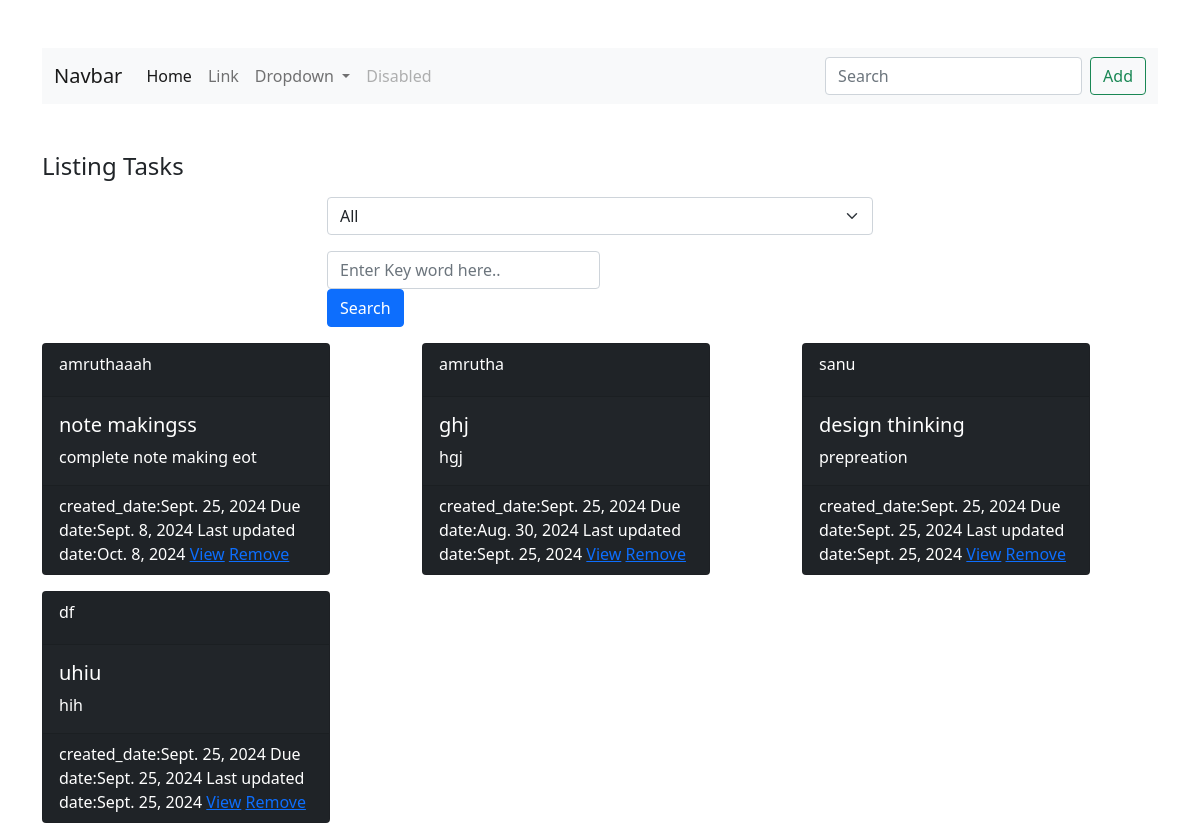
/task/view/, run on the app's committed database.
### notes/models.py (models this page shows, shortened)
class Task(models.Model):
    title=models.CharField(max_length=200)
    description=models.TextField()
    created_date=models.DateTimeField(auto_now_add=True)
    updated_date=models.DateTimeField(auto_now=True)
    due_date = models.DateTimeField(default=timezone.now)  # or any other suitable default
    category_choices=(
        ("personal","personal"),
        ("business","business")
    )
    category=models.CharField(max_length=200,choices=category_choices,default="personal")
    status_choices=(
        ("pending","pending"),
        ("in-progress","in-progress"),
        ("done","done")
    )
    status=models.CharField(max_length=200,choices=status_choices,default="pending")
    user=models.CharField(max_length=200)

### notes/views.py (the view)
# urls.py: path('task/view/',views.TaskListView.as_view(),name="task-view"),
class TaskListView(View):
    def get(self, request,*args,**kwargs):
        search_text=request.GET.get("search_text")
        selected_category=request.GET.get("category","all")
        if search_text != None:
            qs=Task.objects.filter(title__contains=search_text)
        else:
            if selected_category == "all":
                qs=Task.objects.all()
            else:
                qs=Task.objects.filter(category=selected_category)
        return render(request, 'task_view.html',{"tasks":qs,
                                                 "selected":request.GET.get("category","all")})

### notes/templates/task_view.html (shortened to what this page needs)
{% extends 'base.html' %}
{% block main_block %}
    <div class="container">
    <h4 class="mt-5">Listing Tasks</h4>
    <div class="container my-3">
        <div class="w-50 mx-auto">
        <form action="">
            <select name="category" id="" class="form-select" onchange="this.form.submit()">
                <option value="all" {% if selected == 'all'%} selected {% endif %}>All</option>{}
            </select>
        </form>
        <form action="{% url 'task-view' %}" class="mt-3">
           <input class="form-control w-50" type="text" placeholder="Enter Key word here.." name="search_text">
           <button type="submit" class="btn btn-primary">Search</button>
        </form>
    </div>
    </div>
    <div class="row">
    {%for i in tasks %}
        <div class="col-4">
            <div class="card  text-white bg-dark mb-3" style="max-width: 18rem;">
                <div class="card-header text-white d-flex justify-content-between">
                    <div>{{i.user}}</div>
                    <div>
                    </div>
                </div>
                <div class="card-body text-white">
                    <h5 class="card-title">{{i.title}}</h5>
                    <p class="card-text">{{i.description}}</p>
                </div>
                <div class="card-footer text-body-white">
                    created_date:{{i.created_date|date}}
                    Due date:{{i.due_date|date}}
                    Last updated date:{{i.updated_date|date}}
                    <a href="{%url 'task-update' i.id %}">View</a>
                    <a href="{%url 'task-delete' i.id %}">Remove</a>
                </div>
            </div>
        </div>
    {%endfor%}
   </div>
</div>
{% endblock %}

### notes/templates/base.html (shortened to what this page needs)
<!DOCTYPE html>
<html lang="en">
<head>
    <link href="https://cdn.jsdelivr.net/npm/bootstrap@5.0.2/dist/css/bootstrap.min.css" rel="stylesheet">
</head>
<body>
    <div class="container mt-5">
    <nav class="navbar navbar-expand-lg navbar-light bg-light">
        <div class="container-fluid">
          <a class="navbar-brand" href="#">Navbar</a>
          <div class="collapse navbar-collapse" id="navbarSupportedContent">
            <ul class="navbar-nav me-auto mb-2 mb-lg-0">
              <li class="nav-item">
                <a class="nav-link active" aria-current="page" href="#">Home</a>
              </li>
              <li class="nav-item">
                <a class="nav-link" href="#">Link</a>
              </li>
              <li class="nav-item dropdown">
                <a class="nav-link dropdown-toggle" href="#" id="navbarDropdown" role="button" data-bs-toggle="dropdown" aria-expanded="false">
                  Dropdown
                </a>
              </li>
              <li class="nav-item">
                <a class="nav-link disabled" href="#" tabindex="-1" aria-disabled="true">Disabled</a>
              </li>
            </ul>
            <form class="d-flex" action="{% url 'task-view' %}">
              <input class="form-control me-2" type="search" name="search_text" placeholder="Search" aria-label="Search">
              <a  href="{%url 'task-add' %}" class="btn btn-outline-success" type="submit">Add</a>
            </form>
          </div>
        </div>
      </nav>
    </div>
      {%block main_block%}
      {% endblock %}
</body>
</html>

### data on the page
Task: user "amruthaaah", title "note makingss", description "complete note making eot", created_date "Sept. 25, 2024", due_date "Sept. 8, 2024", updated_date "Oct. 8, 2024"
Task: user "amrutha", title "ghj", description "hgj", created_date "Sept. 25, 2024", due_date "Aug. 30, 2024", updated_date "Sept. 25, 2024"
Task: user "sanu", title "design thinking", description "prepreation", created_date "Sept. 25, 2024", due_date "Sept. 25, 2024", updated_date "Sept. 25, 2024"
Task: user "df", title "uhiu", description "hih", created_date "Sept. 25, 2024", due_date "Sept. 25, 2024", updated_date "Sept. 25, 2024"
